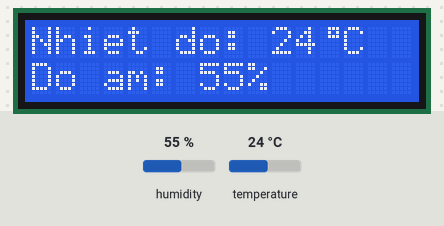
The sketch below on a simulated Arduino Uno, built for the host (arithmetic inside an expression is 32-bit, double 64-bit). On the bench: 16×2 character LCD. The inputs (shaded band) are chosen by the test bench; at power-on: humidity 55 %, temperature 24 °C. WiFi joins after 1.5 s; servers stay silent unless stated.

Above: at 3.4 s.
3.5 s: humidity set to 22 %
At 6.6 s:
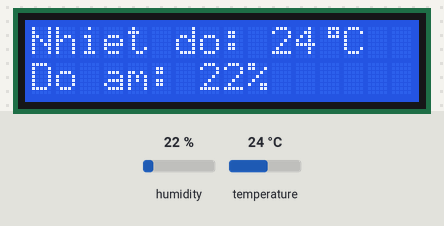
7.3 s: temperature set to 12 °C
At 10.0 s:
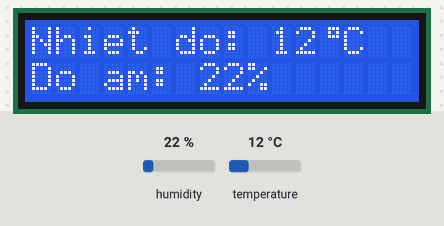
10.3 s: humidity set to 40 %
At 12.4 s:
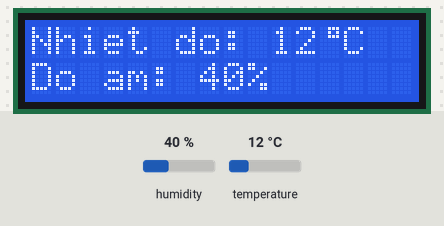
13.3 s: temperature set to 19 °C
At 15.9 s:
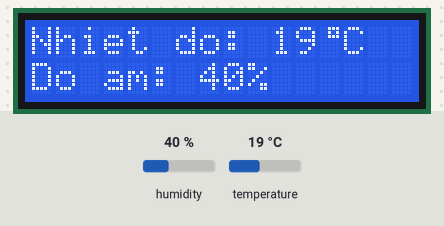
Timing chart, 0 to 17.3 s (numbered marks = the images above; inputs shaded):
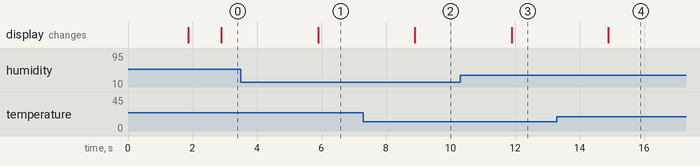

The sketch:

Temperature_Humidity_Sensor.ino
```cpp
#define BLYNK_TEMPLATE_ID "TMPL6KvVNLsgI"
#define BLYNK_TEMPLATE_NAME "IoT Giám Sát Nhiệt Độ Độ Ẩm"
char auth[] = "wNpmMsU0bBivdDYHM_oTDpAuYJ2cOQST"; //Mã Token của Project trên Blynk

#define BLYNK_PRINT SwSerial
#include <SoftwareSerial.h>
SoftwareSerial SwSerial(10, 11); // RX, TX
#include <BlynkSimpleStream.h>
#include <DHT.h>
#include <LiquidCrystal.h>
#define DHTPIN 2 // What digital pin we're connected to
LiquidCrystal lcd(11, 10, 6, 5, 4, 3);
#define DHTTYPE DHT11 // DHT 11
DHT dht(DHTPIN, DHTTYPE);
BlynkTimer timer;

// Khai báo mảng byte để tạo ký tự "°"
byte degreeSymbol[8] = {
  0b00111,
  0b00101,
  0b00111,
  0b00000,
  0b00000,
  0b00000,
  0b00000,
  0b00000
};

void sendSensor()
{
  int t = dht.readTemperature(); // or dht.readTemperature(true) for Fahrenheit
  int h = dht.readHumidity();

  if (isnan(h) || isnan(t)) {
    SwSerial.println("Failed to read from DHT sensor!");
    return;
  }

  // You can send any value at any time.
  // Please don't send more that 10 values per second.
  Blynk.virtualWrite(V1, t);
  Blynk.virtualWrite(V2, h);

  //------------------------
  // Hiển thị trên LCD
  lcd.setCursor(0, 0);
  lcd.print("Nhiet do: ");
  lcd.print(t);
  lcd.write((uint8_t)0); // In ký tự "°"
  lcd.print("C");

  //------------------------
  lcd.setCursor(0, 1);
  lcd.print("Do am: ");
  lcd.print(h);
  lcd.print("%");
}

void setup()
{
  // Debug console
  SwSerial.begin(9600);
  Serial.begin(9600);
  Blynk.begin(Serial, auth);
  lcd.begin(16, 2);
  dht.begin();
  // Tạo ký tự "°" tại vị trí 0
  lcd.createChar(0, degreeSymbol);
  // Setup a function to be called every second
  timer.setInterval(1000L, sendSensor);
}

void loop()
{
  Blynk.run();
  timer.run();
}
```

Measured:
- after the input at 3.5 s, the display: changes after 2.4 s (image 1)
- after the input at 7.3 s, the display: changes after 1.6 s (image 2)
- after the input at 10.3 s, the display: changes after 1.6 s (image 3)
- after the input at 13.3 s, the display: changes after 1.6 s (image 4)
